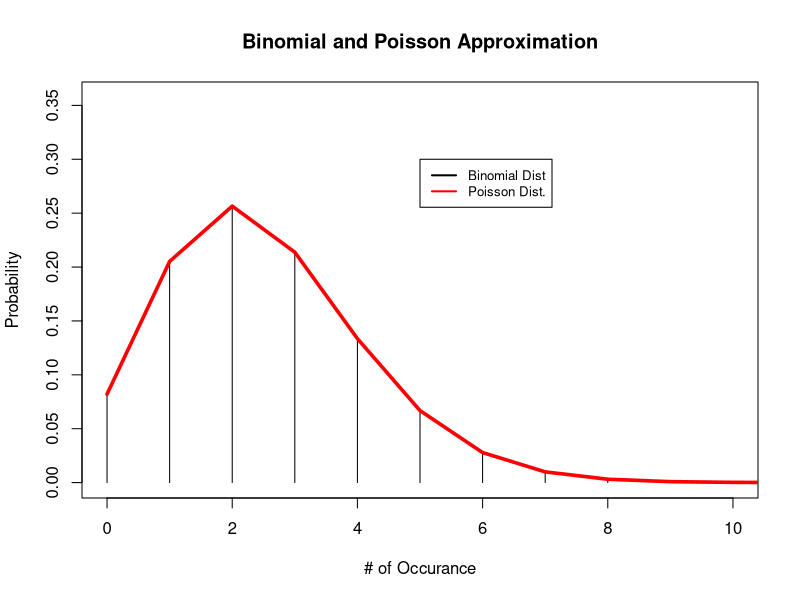

The R source for this figure:
# Make a plot that demonstrates that a Poisson 
# distribution is a good approximation of a binomial 
# distribution when n >> 0 and p << 1. To do this, 
# choose an appropriate set of n and p values, like slide 
# 51 of Ppt180919. (But note that both distributions in 
# this assignment are discrete distributions.) 
# Make a single file that contains: all the 'code' you used for 
# this (it is fine to copy all the related from the console); 
# the plot you made as a pasted picture (5 points); including 
# a legend + plot title + labeled axes that were inserted into
# your graphic using R (2 points); and an accompanying text 
# explanation of why this plot demonstrates that a Poisson 
# distribution is a good approximation of a binomial distribution
# when n >> 0 and p << 1. Make the explanation understandable to 
# people who only see your plot and explanation - assume that those
# people do not see your R scripts (3 points).




##Here is our binomial distribution

x <- 0:250 #number of occurances
binom.dist <- dbinom(x, 250, 0.01) #n = 250; p=0.01
plot(x, binom.dist, type = 'h',
     xlim = c(0,10), ylim = c(0,(max(binom.dist)+.1)),
     ylab = "Probability", xlab = "# of Occurance",
     main = "Binomial and Poisson Approximation"
     )

##Here is our poisson distribution
lam.pois = 250*.01 #lambda = prob*occurances
points(x,
       dpois(x,lambda = lam.pois),
       type='l',col='red',lwd=3.5
       )

legend(x = 5, y=.3 , legend=c("Binomial Dist", "Poisson Dist."),
       col=c("black", "red"), lty=1, lw = 2, cex=0.8)


#Pois Good approx 
